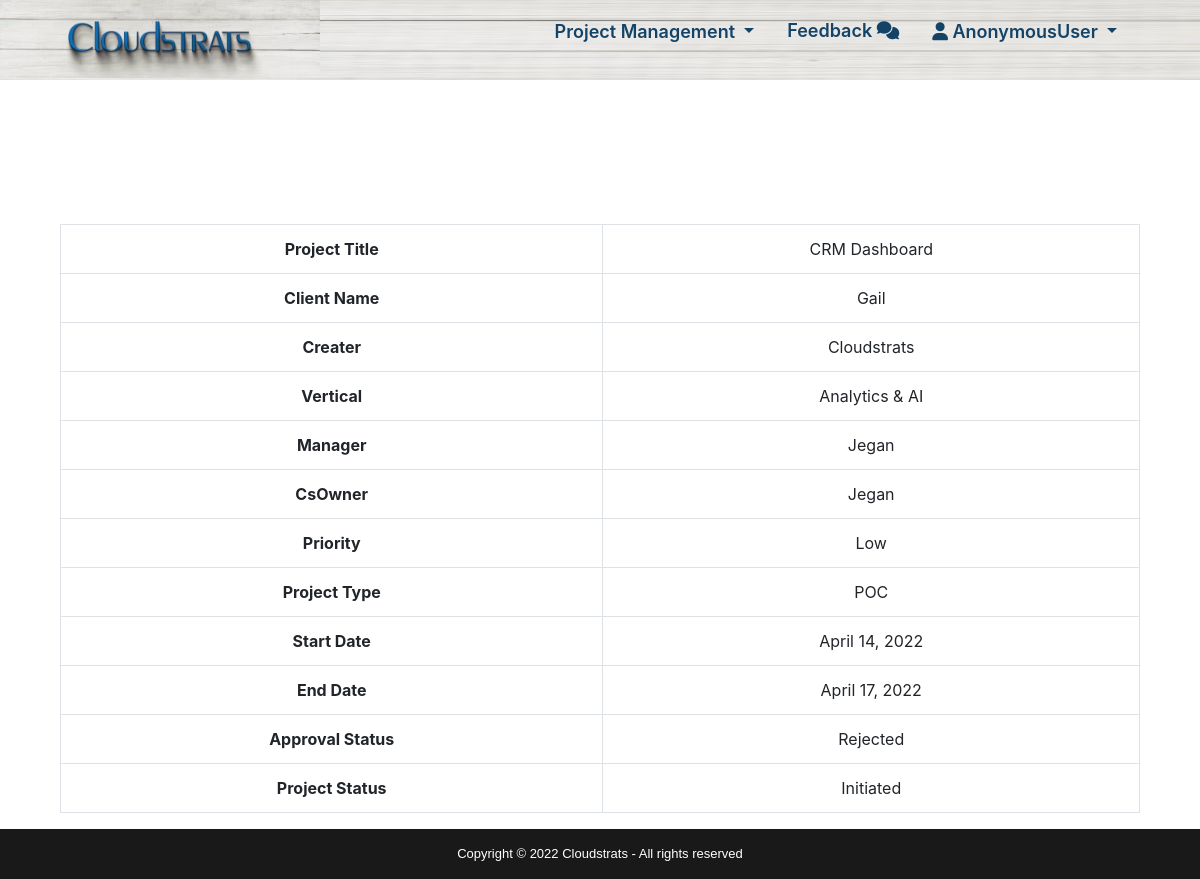
Screenshot of /Project_Management/projectdetail/2/ with the database file from the repository.
### Project_Management/models.py (models this page shows, shortened)
class Project(models.Model):
    project_title=models.CharField(max_length = 100)
    client_Name= models.CharField(max_length = 100, null=True, blank=True)
    creator= models.CharField(max_length = 100)
    vertical=models.ForeignKey(Vertical,on_delete=models.CASCADE,blank=True)
    CsOwner=models.ForeignKey(User, on_delete=models.CASCADE)
    manager=models.ForeignKey(User, on_delete=models.CASCADE, related_name="project_owner")
    priority=models.IntegerField(choices=PRIORITY_TYPE,default=1,null=True,blank=True)
    project_type=models.IntegerField(choices=PROJECT_TYPE,default=1,null=True,blank=True)
    start_date = models.DateField(null=True,blank=True)
    end_date = models.DateField(null=True,blank=True)
    remark = models.TextField(null=True, blank=True)
    description=models.TextField(null=True,blank=True)
    approval_status=models.IntegerField(choices=APPROVAL_STATUS,default=1,null=True,blank=True)
    project_status=models.IntegerField(choices=PROJECT_STATUS,default=1,null=True,blank=True)
    attachment = models.FileField(upload_to='media')

### accounts/models.py (models this page shows)
class ModelBase(models.Model):
    active = models.BooleanField(default=True)
    user = models.ForeignKey(User, on_delete=models.CASCADE)
    added_date = models.DateTimeField(auto_now_add=True)
    modified_date = models.DateTimeField(auto_now=True)
    class Meta:
        abstract = True

class Vertical(ModelBase):
    name = models.CharField(max_length=50)
    description = models.TextField(null=True, blank=True)
    def __str__(self):
        return self.name

### Project_Management/views.py (the view)
# urls.py: path('Project_Management/projectdetail/<id>/',views.projectdetail),# url for details
def projectdetail(request,id):
    Doc = Project.objects.get(id=id)
    return render(request,'Projectmanagement/projectdetail.html',{'Doc':Doc})

### templates/Projectmanagement/projectdetail.html (shortened to what this page needs)
{% extends 'base.html' %}
{% load widget_tweaks %}
{% load static %}
{% block nav %}
<div class="collapse navbar-collapse" id="navbarSupportedContent">
    <ul class="navbar-nav ml-auto" style="margin-top: -7px !important;">
        <li class="nav-link nav-item dropdown px-3">
            <span class="btn p-0 dropdown-toggle" type="button" id="dropdownMenuButton" data-toggle="dropdown"
                aria-haspopup="true" aria-expanded="false"
                style="outline: none;font-weight: 600; color: #144368; font-size: 18px;">
                Project Management
            </span>
        </li>
        {% if request.user.is_superuser %}
        <li class="nav-link nav-item px-3">
            <a href="/Project_Management/Reviewdetail"
                style="text-decoration: none; font-weight: 600; color: #144368; font-size: 18px;">
                See Feedback&nbsp;<i class="fa-solid fa-comments"></i>
            </a>
        </li>
        {% else %}
        <li class="nav-link nav-item px-3">
            <a href="/Project_Management/Reviewfun"
                style="text-decoration: none; font-weight: 600; color: #144368; font-size: 18px;">
                Feedback&nbsp;<i class="fa-solid fa-comments"></i>
            </a>
        </li>
        {% endif %}
        <li class="nav-link nav-item dropdown px-3">
            <span class="btn p-0 dropdown-toggle" type="button" id="dropdownMenuButton" data-toggle="dropdown"
                aria-haspopup="true" aria-expanded="false"
                style="outline: none;font-weight: 600; color: #144368; font-size: 18px;">
                <i class="fa-solid fa-user"></i> {{ request.user }}
            </span>
        </li>
    </ul>
    </nav>
{% endblock %}
{% block body %}
<div class="container text-center">
    <div class="col-md-12 text-center">
        <table class="table table-bordered text-center">
        <tr>
            <td><b> Project Title</b></td>
            <td>{{Doc.project_title}}</td>
        </tr>
        <tr>
            <td><b>Client Name</b></td>
            <td>
                {{Doc.client_Name}}
            </td>
        </tr>
        <tr>
            <td><b>Creater</b></td>
            <td>
                {{Doc.creator}}
            </td>
        </tr>
        <tr>
            <td><b>Vertical</b></td>
            <td>
                {{Doc.vertical}}
            </td>
        </tr>
        <tr>
            <td><b>Manager</b></td>
            <td>
                {{Doc.manager}}
            </td>
        </tr>
        <tr>
            <td><b>CsOwner</b></td>
            <td>
                {{Doc.CsOwner}}
            </td>
        </tr>
        <tr>
            <td><b>Priority</b></td>
             <td>{{Doc.get_priority_display}}</td>
        </tr>
        <tr>
            <td><b>Project Type</b></td>
             <td>{{Doc.get_project_type_display}}</td>
        </tr>
        <tr>
            <td><b>Start Date</b></td>
             <td>{{Doc.start_date}}</td>
        </tr>
        <tr>
            <td><b>End Date</b></td>
             <td>{{Doc.end_date}}</td>
        </tr>
        <tr>
            <td><b>Approval Status</b></td>
             <td>{{Doc.get_approval_status_display}}</td>
        </tr>
        <tr>
            <td><b>Project Status</b></td>
             <td>{{Doc.get_project_status_display}}</td>
        </tr>
        </table>
        </div>
{% endblock %}

### static/css/style.css (style rules this page uses)
:root { --color1: #144368; }
body { background-color: #fff; }

### templates/base.html (style rules this page uses)
body::after { content: ''; display: block; height: 50px; }

### rows the page displays
Project: project_title "CRM Dashboard", client_Name "Gail", creator "Cloudstrats", vertical "Analytics & AI", manager "Jegan", CsOwner "Jegan", priority "Low", project_type "POC", start_date "April 14, 2022", end_date "April 17, 2022", approval_status "Rejected", project_status "Initiated"

### other values shown
{{ request.user }} "AnonymousUser"
